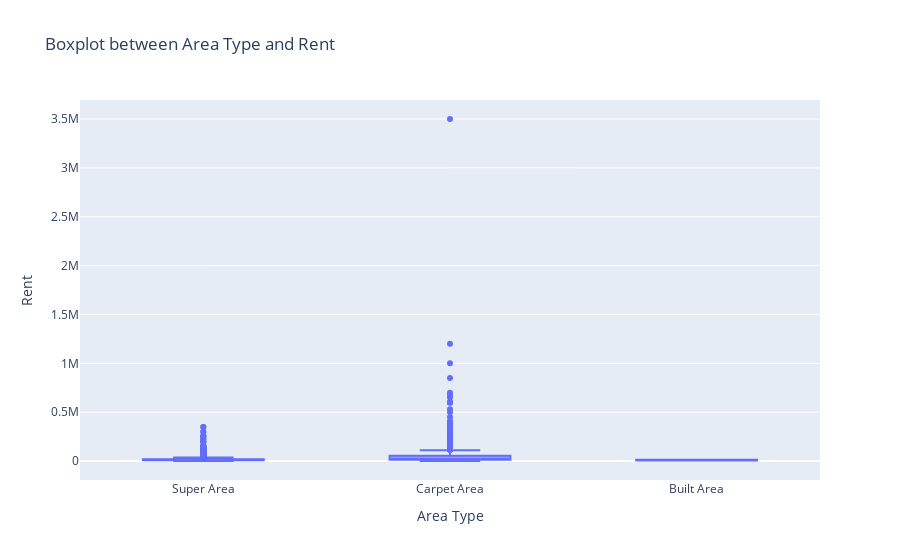

The notebook cell saved with this chart:
### Code cell
# boxplot between Area Type and Rent
box_plot(dataset=dataset, column1="Area Type", column2="Rent")

### Figure 1 — Plotly figure (JSON) as saved in the notebook; plotly's stock layout.template omitted (floating-point values rounded to 4 significant figures; data arrays with more than 128 entries replaced by an {"elided": "..."} marker saying what was removed)
{"data": [{"alignmentgroup": "True", "hovertemplate": "Area Type=%{x}<br>Rent=%{y}<extra></extra>", "legendgroup": "", "marker": {"color": "#636efa"}, "name": "", "notched": false, "offsetgroup": "", "orientation": "v", "showlegend": false, "type": "box", "x": {"elided": "4746 str values"}, "x0": " ", "xaxis": "x", "y": {"elided": "4746 int values"}, "y0": " ", "yaxis": "y"}], "layout": {"boxmode": "group", "legend": {"tracegroupgap": 0}, "title": {"text": "Boxplot between Area Type and Rent"}, "xaxis": {"anchor": "y", "domain": [0, 1], "title": {"text": "Area Type"}}, "yaxis": {"anchor": "x", "domain": [0, 1], "title": {"text": "Rent"}}}}
